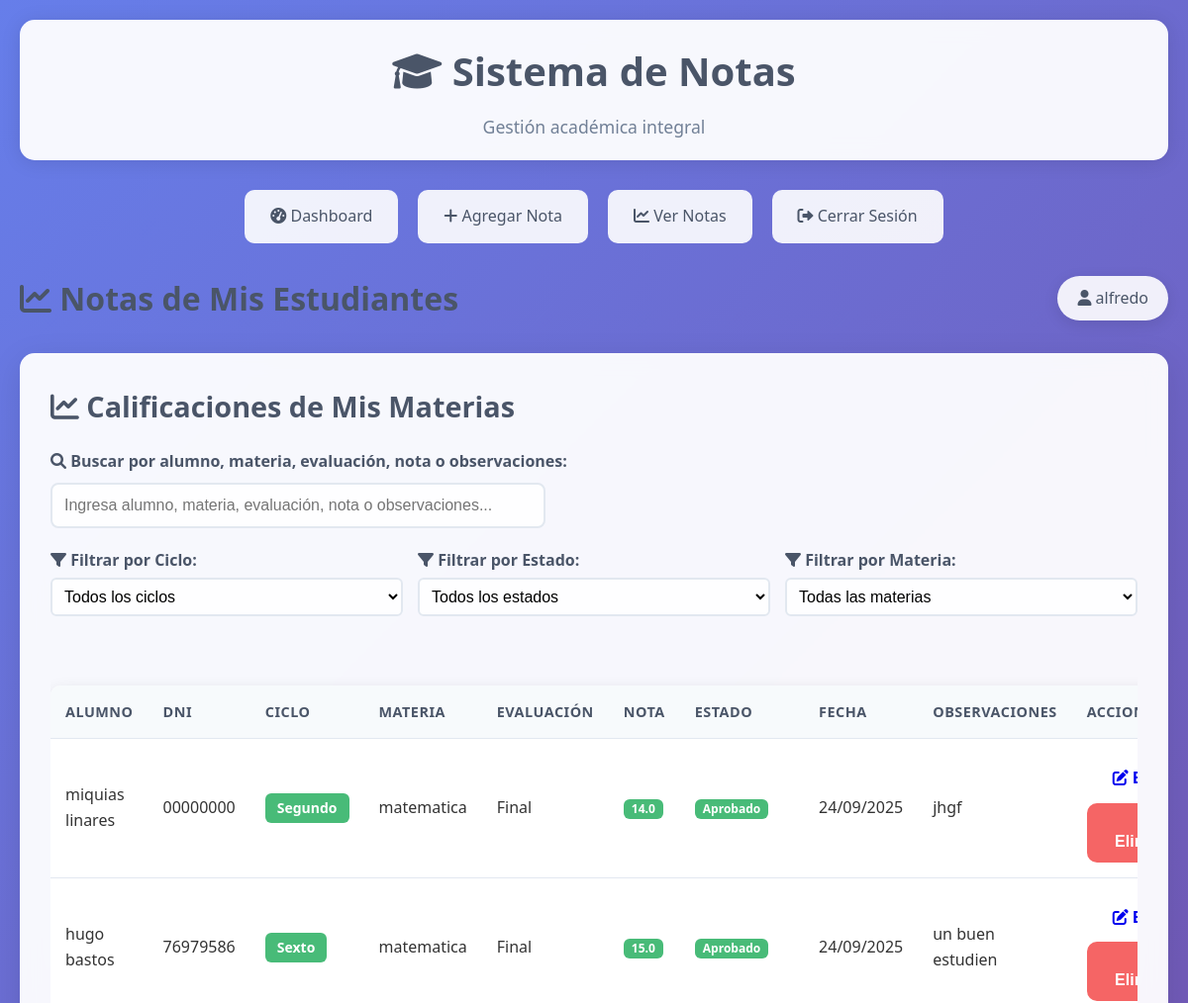
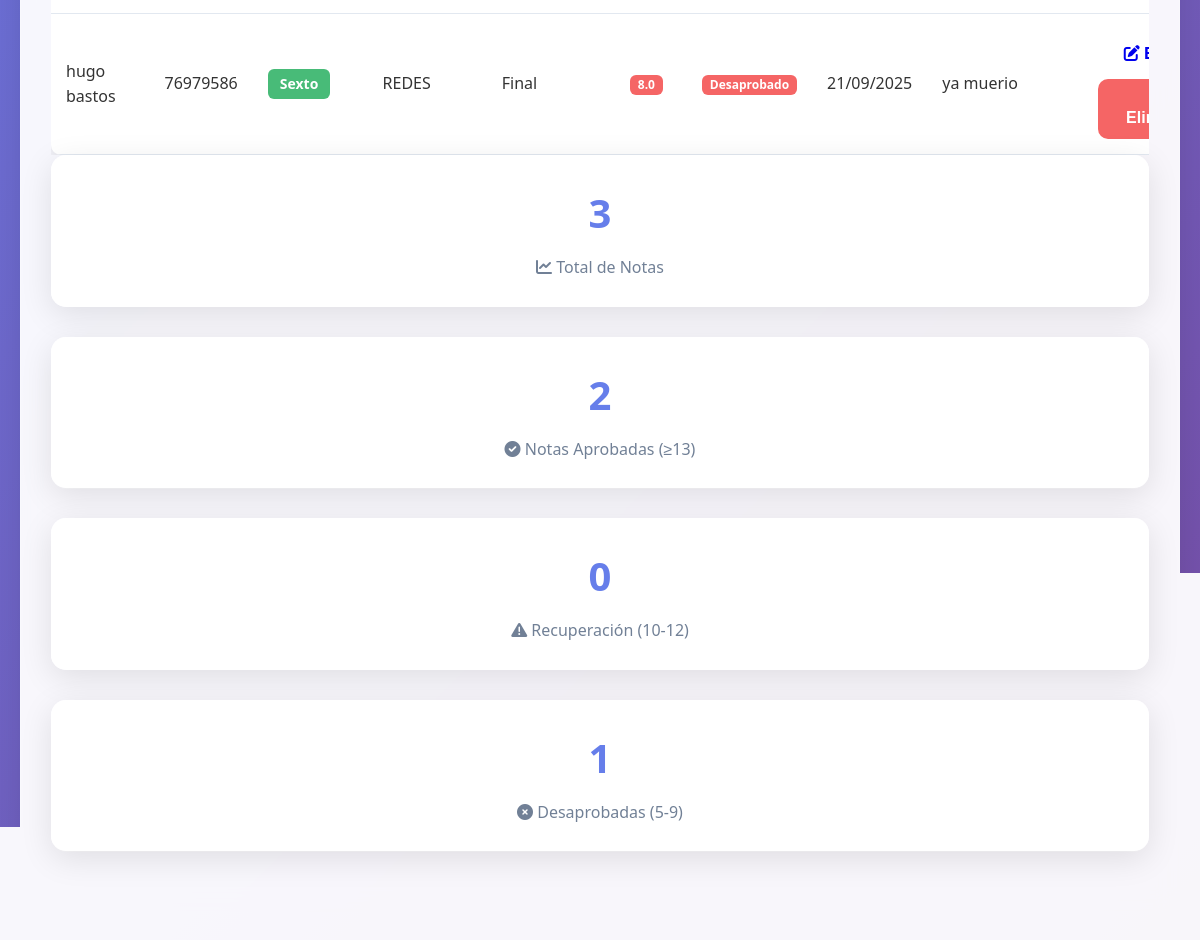
/docente/ver_notas (signed in), run on the app's committed database (2 pictures, top to bottom).
### app.py (models this page shows)
class Nota(db.Model):
    id = db.Column(db.Integer, primary_key=True)
    alumno_id = db.Column(db.Integer, db.ForeignKey('alumno.id'), nullable=False)
    materia_id = db.Column(db.Integer, db.ForeignKey('materia.id'), nullable=False)
    nota = db.Column(db.Float, nullable=False)
    tipo_evaluacion = db.Column(db.String(50), nullable=False)  # 'parcial', 'final', 'trabajo', etc.
    fecha = db.Column(db.DateTime, default=datetime.utcnow)
    observaciones = db.Column(db.Text)
    alumno = db.relationship('Alumno', backref=db.backref('notas', lazy=True))
    materia = db.relationship('Materia', backref=db.backref('notas', lazy=True))

class Alumno(db.Model):
    id = db.Column(db.Integer, primary_key=True)
    dni = db.Column(db.String(20), unique=True, nullable=False)
    nombre = db.Column(db.String(100), nullable=False)
    apellido = db.Column(db.String(100), nullable=False)
    email = db.Column(db.String(120))
    telefono = db.Column(db.String(20))
    fecha_nacimiento = db.Column(db.Date)
    ciclo = db.Column(db.String(20), nullable=False)  # primero, segundo, tercero, cuarto, quinto, sexto
    fecha_registro = db.Column(db.DateTime, default=datetime.utcnow)

class Materia(db.Model):
    id = db.Column(db.Integer, primary_key=True)
    nombre = db.Column(db.String(100), nullable=False)
    codigo = db.Column(db.String(20), unique=True, nullable=False)
    docente_id = db.Column(db.Integer, db.ForeignKey('usuario.id'), nullable=False)
    docente = db.relationship('Usuario', backref=db.backref('materias', lazy=True))

### app.py (the view)
@app.route('/docente/ver_notas')
def docente_ver_notas():
    if not session.get('user_id') or session.get('tipo') != 'docente':
        return redirect(url_for('login'))
    docente_id = session['user_id']
    notas = db.session.query(Nota, Alumno, Materia).join(Alumno).join(Materia).filter(Materia.docente_id == docente_id).order_by(Nota.fecha.desc()).all()
    return render_template('docente/ver_notas.html', notas=notas)

### app.py (called while the page is built)
@app.context_processor
def inject_flash_cleanup():
    return dict()

### templates/docente/ver_notas.html (shortened to what this page needs)
{% extends "base.html" %}
{% block content %}
<div class="dashboard-header">
    <h1 class="dashboard-title"><i class="fas fa-chart-line"></i> Notas de Mis Estudiantes</h1>
    <div class="user-info">
        <span><i class="fas fa-user"></i> {{ session.username }}</span>
    </div>
</div>
<div class="card">
    <h2><i class="fas fa-chart-line"></i> Calificaciones de Mis Materias</h2>
    <div class="search-container" style="margin-bottom: 20px;">
        <div class="form-group">
            <label for="searchNotas" style="display: block; margin-bottom: 8px; font-weight: 600; color: #4a5568;">
                <i class="fas fa-search"></i> Buscar por alumno, materia, evaluación, nota o observaciones:
            </label>
            <input type="text" id="searchNotas" class="form-control" placeholder="Ingresa alumno, materia, evaluación, nota o observaciones..."
                   style="width: 100%; max-width: 500px; padding: 12px; border: 2px solid #e2e8f0; border-radius: 8px; font-size: 1rem;">
        </div>
        <div class="grid grid-3" style="margin-top: 15px; gap: 15px;">
            <div class="form-group">
                <label for="filterCiclo" style="display: block; margin-bottom: 5px; font-weight: 600; color: #4a5568;">
                    <i class="fas fa-filter"></i> Filtrar por Ciclo:
                </label>
                <select id="filterCiclo" class="form-control" style="padding: 8px; border: 2px solid #e2e8f0; border-radius: 6px;">
                    <option value="">Todos los ciclos</option>
                </select>
            </div>
            <div class="form-group">
                <label for="filterEstado" style="display: block; margin-bottom: 5px; font-weight: 600; color: #4a5568;">
                    <i class="fas fa-filter"></i> Filtrar por Estado:
                </label>
                <select id="filterEstado" class="form-control" style="padding: 8px; border: 2px solid #e2e8f0; border-radius: 6px;">
                    <option value="">Todos los estados</option>
                </select>
            </div>
            <div class="form-group">
                <label for="filterMateria" style="display: block; margin-bottom: 5px; font-weight: 600; color: #4a5568;">
                    <i class="fas fa-filter"></i> Filtrar por Materia:
                </label>
                <select id="filterMateria" class="form-control" style="padding: 8px; border: 2px solid #e2e8f0; border-radius: 6px;">
                    <option value="">Todas las materias</option>
                </select>
            </div>
        </div>
    </div>
    {% if notas %}
    <div class="table-responsive">
        <table class="table">
            <thead>
                <tr>
                    <th>Alumno</th>
                    <th>DNI</th>
                    <th>Ciclo</th>
                    <th>Materia</th>
                    <th>Evaluación</th>
                    <th>Nota</th>
                    <th>Estado</th>
                    <th>Fecha</th>
                    <th>Observaciones</th>
                    <th>Acciones</th>
                </tr>
            </thead>
            <tbody>
                {% for nota, alumno, materia in notas %}
                <tr class="nota-row"
                    data-alumno="{{ alumno.nombre }} {{ alumno.apellido }}"
                    data-dni="{{ alumno.dni }}"
                    data-ciclo="{{ alumno.ciclo }}"
                    data-materia="{{ materia.nombre }}"
                    data-evaluacion="{{ nota.tipo_evaluacion }}"
                    data-nota="{{ nota.nota }}"
                    data-estado="{% if nota.nota >= 13 %}aprobado{% elif nota.nota >= 10 %}recuperacion{% else %}desaprobado{% endif %}"
                    data-fecha="{{ nota.fecha.strftime('%d/%m/%Y') }}"
                    data-observaciones="{{ nota.observaciones or '' }}">
                    <td>{{ alumno.nombre }} {{ alumno.apellido }}</td>
                    <td>{{ alumno.dni }}</td>
                    <td>
                        <span class="badge badge-success" style="font-size: 14px; padding: 8px 12px;">
                            {{ alumno.ciclo.title() if alumno.ciclo else 'Sin ciclo' }}
                        </span>
                    </td>
                    <td>{{ materia.nombre }}</td>
                    <td>{{ nota.tipo_evaluacion }}</td>
                    <td>
                        <span class="badge badge-{{ 'success' if nota.nota >= 13 else 'warning' if nota.nota >= 10 else 'danger' }}">
                            {{ nota.nota }}
                        </span>
                    </td>
                    <td>
                        <span class="badge badge-{{ 'success' if nota.nota >= 13 else 'warning' if nota.nota >= 10 else 'danger' }}">
                            {% if nota.nota >= 13 %}
                                Aprobado
                            {% elif nota.nota >= 10 %}
                                Recuperación
                            {% else %}
                                Desaprobado
                            {% endif %}
                        </span>
                    </td>
                    <td>{{ nota.fecha.strftime('%d/%m/%Y') }}</td>
                    <td>{{ nota.observaciones or '-' }}</td>
                    <td>
                        <a href="{{ url_for('editar_nota', nota_id=nota.id) }}" class="btn btn-warning btn-sm">
                            <i class="fas fa-edit"></i> Editar
                        </a>
                        <button type="button" class="btn btn-danger btn-sm" onclick="confirmarEliminar('{{ nota.id }}')">
                             Eliminar
                        </button>
                    </td>
                </tr>
                {% endfor %}
            </tbody>
        </table>
    </div>
    <div class="stats-summary">
        <div class="grid grid-4">
            <div class="stats-card">
                <h3>{{ notas|length }}</h3>
                <p><i class="fas fa-chart-line"></i> Total de Notas</p>
            </div>
            <div class="stats-card">
                <h3>{{ notas|selectattr('0.nota', 'ge', 13)|list|length }}</h3>
                <p><i class="fas fa-check-circle"></i> Notas Aprobadas (≥13)</p>
            </div>
            <div class="stats-card">
                <h3>{{ notas|selectattr('0.nota', 'ge', 10)|selectattr('0.nota', 'lt', 13)|list|length }}</h3>
                <p><i class="fas fa-exclamation-triangle"></i> Recuperación (10-12)</p>
            </div>
            <div class="stats-card">
                <h3>{{ notas|selectattr('0.nota', 'ge', 5)|selectattr('0.nota', 'lt', 10)|list|length }}</h3>
                <p><i class="fas fa-times-circle"></i> Desaprobadas (5-9)</p>
            </div>
        </div>
    </div>
    {% else %}
    <div class="alert alert-info">
        <i class="fas fa-info-circle"></i>
        No hay notas registradas para tus materias.
    </div>
    {% endif %}
</div>
{% endblock %}

### static/css/style.css (style rules this page uses)
* { margin: 0; padding: 0; box-sizing: border-box; }
body { font-family: 'Segoe UI', Tahoma, Geneva, Verdana, sans-serif; line-height: 1.6; color: #333; background: linear-gradient(135deg, #667eea 0%, #764ba2 100%); min-height: 100vh; }
.card { background: rgba(255, 255, 255, 0.95); backdrop-filter: blur(10px); border-radius: 15px; padding: 30px; margin-bottom: 30px; box-shadow: 0 8px 32px rgba(0, 0, 0, 0.1); border: 1px solid rgba(255, 255, 255, 0.2); }
.card h2 { color: #4a5568; margin-bottom: 20px; font-size: 1.8rem; font-weight: 600; }
.form-group { margin-bottom: 20px; }
.form-group label { display: block; margin-bottom: 8px; color: #4a5568; font-weight: 500; font-size: 1rem; }
.form-control { width: 100%; padding: 12px 16px; border: 2px solid #e2e8f0; border-radius: 10px; font-size: 1rem; transition: all 0.3s ease; background: rgba(255, 255, 255, 0.9); }
.btn { display: inline-block; padding: 12px 24px; border: none; border-radius: 10px; font-size: 1rem; font-weight: 600; text-decoration: none; text-align: center; cursor: pointer; transition: all 0.3s ease; min-width: 120px; }
.btn-danger { background: #f56565; color: white; }
.table { width: 100%; border-collapse: collapse; margin-top: 20px; background: white; border-radius: 10px; overflow: hidden; box-shadow: 0 4px 15px rgba(0, 0, 0, 0.1); }
.table th, .table td { padding: 15px; text-align: left; border-bottom: 1px solid #e2e8f0; }
.table th { background: #f7fafc; color: #4a5568; font-weight: 600; font-size: 0.9rem; text-transform: uppercase; letter-spacing: 0.5px; }
.grid { display: grid; gap: 30px; margin-bottom: 30px; }
.grid-3 { grid-template-columns: repeat(auto-fit, minmax(250px, 1fr)); }
.stats-card { background: rgba(255, 255, 255, 0.95); backdrop-filter: blur(10px); border-radius: 15px; padding: 25px; text-align: center; box-shadow: 0 8px 32px rgba(0, 0, 0, 0.1); border: 1px solid rgba(255, 255, 255, 0.2); }
.stats-card h3 { font-size: 2.5rem; color: #667eea; margin-bottom: 10px; font-weight: 700; }
.stats-card p { color: #718096; font-size: 1rem; font-weight: 500; }
.dashboard-header { display: flex; justify-content: space-between; align-items: center; margin-bottom: 30px; flex-wrap: wrap; gap: 20px; }
.dashboard-title { color: #4a5568; font-size: 2rem; font-weight: 700; }
.user-info { display: flex; align-items: center; gap: 15px; background: rgba(255, 255, 255, 0.9); padding: 10px 20px; border-radius: 25px; box-shadow: 0 4px 15px rgba(0, 0, 0, 0.1); }
.user-info span { color: #4a5568; font-weight: 500; }
.card { animation: fadeIn 0.6s ease-out; }
.badge { display: inline-block; padding: 4px 8px; font-size: 0.75rem; font-weight: 600; line-height: 1; text-align: center; white-space: nowrap; vertical-align: baseline; border-radius: 6px; color: white; }
.badge-success { background-color: #48bb78; }
.badge-danger { background-color: #f56565; }
.table-responsive { overflow-x: auto; -webkit-overflow-scrolling: touch; }

### data on the page
Nota: nombre "miquias", apellido "linares", dni "00000000", ciclo "Segundo", nombre "matematica", tipo_evaluacion "Final", nota "14.0", shows "Aprobado", fecha "24/09/2025", observaciones "jhgf"
Nota: nombre "hugo", apellido "bastos", dni "76979586", ciclo "Sexto", nombre "matematica", tipo_evaluacion "Final", nota "15.0", shows "Aprobado", fecha "24/09/2025", observaciones "un buen estudien"
Nota: nombre "hugo", apellido "bastos", dni "76979586", ciclo "Sexto", nombre "REDES", tipo_evaluacion "Final", nota "8.0", shows "Desaprobado", fecha "21/09/2025", observaciones "ya muerio"

### other printed values
{{ session.username }} "alfredo"
{{ notas|length }} "3"
{{ notas|selectattr('0.nota', 'ge', 13)|list|length }} "2"
